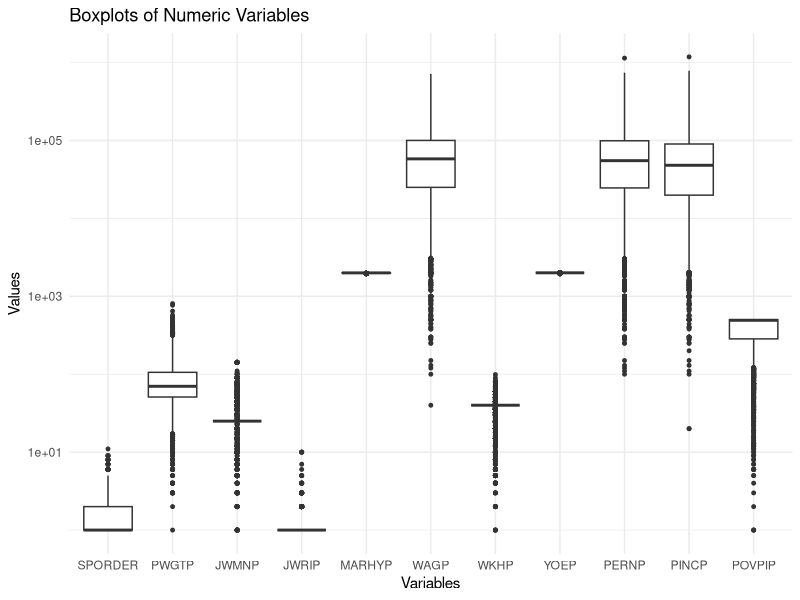

R code for this plot:
df <- read.csv('project_data.csv')
dim(df)
head(df)

# DATA TYPES CORRECTION
# Check the current data type of each variable
sapply(df, class)

# Convert integer variables in int_to_factor to factors
int_to_factor <- c("DIVISION", "PUMA", "REGION",
                 "STATE", "ADJINC", "CIT", "COW", "ENG",
                 "FER", "GCL", "GCM", "GCR", "HIMRKS", 
                 "HINS1", "HINS2", "HINS3", "HINS4",
                 "HINS5", "HINS6", "HINS7", "JWTRNS", 
                 "LANX", "MAR", "MARHD", "MARHM", "MARHT", 
                 "MARHW", "MIG", "MIL", "MLPA", "MLPB", "MLPCD", 
                 "MLPE", "MLPFG", "MLPH", "MLPIK", "MLPJ", "NWAB", 
                 "NWAV", "NWLA", "NWLK", "NWRE", "SCH", "SCHG",
                 "SCHL", "SEX", "WRK", "ANC", "ANC1P", "ANC2P",
                 "DECADE", "DRIVESP", "ESP", "ESR", "FOD1P", "FOD2P",
                 "HICOV", "HISP", "INDP", "JWAP", "JWDP", "LANP", "MIGPUMA",
                 "MIGSP", "MSP", "NATIVITY", "NOP", "OC", "OCCP", "PAOC",
                 "POBP", "POWPUMA", "POWSP", "PRIVCOV", "PUBCOV", "QTRBIR",
                 "RAC1P", "RAC2P", "RAC3P", "RACAIAN", "RACASN", "RACBLK",
                 "RACNH", "RACNUM", "RACPI", "RACSOR", "RACWHT", "RC", "SCIENGP",
                 "SCIENGRLP", "SFN", "SFR", "VPS", "WAOB", "Class")
df[int_to_factor] <- lapply(df[int_to_factor], as.factor)

# Convert integer variables in int_to_numeric to numeric
int_to_numeric <- sapply(df, is.integer)
df[int_to_numeric] <- lapply(df[int_to_numeric], as.numeric)

sapply(df, class)

# DATA CLEANING
# Check for near zero variance variables
install.packages("caret")
library(caret)
low_var_col <- nearZeroVar(df, names = TRUE)
df <- df[, !(names(df) %in% low_var_col)]
dim(df)

# Check for duplicate rows
cat("Number of duplicate rows:", nrow(df[duplicated(df), ]))

# Check the number of missing values in each column
sapply(df, function(x) sum(is.na(x)))

# Remove the columns with more than 80% of missing values
drop_columns <- names(which(colMeans(is.na(df)) > 0.8))
drop_columns
df <- df[, !names(df) %in% drop_columns]
dim(df)

sapply(df, function(x) sum(is.na(x)))

# Impute missing values in factor columns with mode
calculate_mode <- function(x) {
  unique_val <- unique(x[!is.na(x)])
  unique_val[which.max(tabulate(match(x, unique_val)))]
}

factor_columns <- sapply(df, is.factor)

df[factor_columns] <- lapply(df[factor_columns], function(col) {
  if (any(is.na(col))) {
    mode_value <- calculate_mode(col)
    col[is.na(col)] <- mode_value
  }
  return(col)
})

sapply(df, function(x) sum(is.na(x)))

# Impute missing values in numeric columns with median
calculate_median <- function(x) {
  median(x, na.rm = TRUE)
}

numeric_columns <- sapply(df, is.numeric)

df[numeric_columns] <- lapply(df[numeric_columns], function(col) {
  if (any(is.na(col))) {
    median_value <- calculate_median(col)
    col[is.na(col)] <- median_value
  }
  return(col)
})

sapply(df, function(x) sum(is.na(x)))

# OUTLIERS HANDLING
# Visualize numeric data with boxplots
install.packages("reshape2")
library(reshape2)
library(ggplot2)
df_long <- melt(df[, numeric_columns])

ggplot(df_long, aes(x = variable, y = value)) +
  geom_boxplot(outlier.size = 1) +
  scale_y_log10() +
  theme_minimal() +
  labs(x = "Variables", y = "Values", title = "Boxplots of Numeric Variables")


# Count the outliers in each column
for (col in names(df)[numeric_columns]) {
  Q1 <- quantile(df[[col]], 0.25, na.rm = TRUE)
  Q3 <- quantile(df[[col]], 0.75, na.rm = TRUE)
  IQR <- Q3 - Q1

  LB <- Q1 - 1.5 * IQR
  UB <- Q3 + 1.5 * IQR
  
  outliers <- df[[col]] < LB | df[[col]] > UB
  
  outlier_count <- sum(outliers, na.rm = TRUE)
  cat(paste("Column:", col, "- Outliers:", outlier_count, "\n"))
}

# Handle the outliers based on IQR (assign them to lower or upper bounds)
for (col in names(df)[numeric_columns]) {
  Q1 <- quantile(df[[col]], 0.25, na.rm = TRUE)
  Q3 <- quantile(df[[col]], 0.75, na.rm = TRUE)
  IQR <- Q3 - Q1
  
  LB <- Q1 - 1.5 * IQR
  UB <- Q3 + 1.5 * IQR
  
  df[[col]][df[[col]] < LB] <- LB
  df[[col]][df[[col]] > UB] <- UB
}

# Count the outliers after handling
for (col in names(df)[numeric_columns]) {
  Q1 <- quantile(df[[col]], 0.25, na.rm = TRUE)
  Q3 <- quantile(df[[col]], 0.75, na.rm = TRUE)
  IQR <- Q3 - Q1
  
  LB <- Q1 - 1.5 * IQR
  UB <- Q3 + 1.5 * IQR
  
  outliers <- df[[col]] < LB | df[[col]] > UB
  
  outlier_count <- sum(outliers, na.rm = TRUE)
  cat(paste("Column:", col, "- Outliers:", outlier_count, "\n"))
}